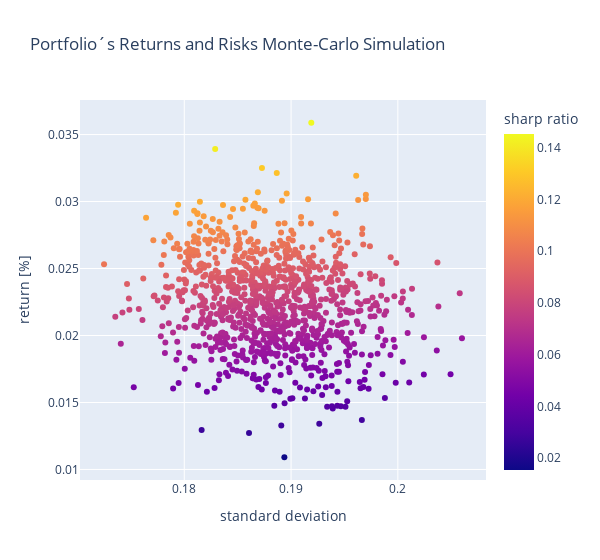

Notebook cell for this chart:
### Code cell
# plot returns vs risk
fig = px.scatter(x=df_simulation['portfolio standard dev'], 
                 y=df_simulation['portfolio return']*100,
                 color=df_simulation['portfolio sharp ratio']*100,
                 labels={'y': 'return [%]', 'x': 'standard deviation', 'color': 'sharp ratio'},
                 width=600, 
                 title='Portfolio´s Returns and Risks Monte-Carlo Simulation')
fig.show()

### Figure 1 — Plotly figure (JSON) as saved in the notebook; plotly's stock layout.template omitted (floating-point values rounded to 4 significant figures; data arrays with more than 128 entries replaced by an {"elided": "..."} marker saying what was removed)
{"data": [{"hovertemplate": "standard deviation=%{x}<br>return [%]=%{y}<br>sharp ratio=%{marker.color}<extra></extra>", "legendgroup": "", "marker": {"color": {"elided": "1000 float values"}, "coloraxis": "coloraxis", "symbol": "circle"}, "mode": "markers", "name": "", "orientation": "v", "showlegend": false, "type": "scatter", "x": {"elided": "1000 float values"}, "xaxis": "x", "y": {"elided": "1000 float values"}, "yaxis": "y"}], "layout": {"coloraxis": {"colorbar": {"title": {"text": "sharp ratio"}}, "colorscale": [[0, "#0d0887"], [0.1111, "#46039f"], [0.2222, "#7201a8"], [0.3333, "#9c179e"], [0.4444, "#bd3786"], [0.5556, "#d8576b"], [0.6667, "#ed7953"], [0.7778, "#fb9f3a"], [0.8889, "#fdca26"], [1, "#f0f921"]]}, "legend": {"tracegroupgap": 0}, "title": {"text": "Portfolio´s Returns and Risks Monte-Carlo Simulation"}, "width": 600, "xaxis": {"anchor": "y", "domain": [0, 1], "title": {"text": "standard deviation"}}, "yaxis": {"anchor": "x", "domain": [0, 1], "title": {"text": "return [%]"}}}}
